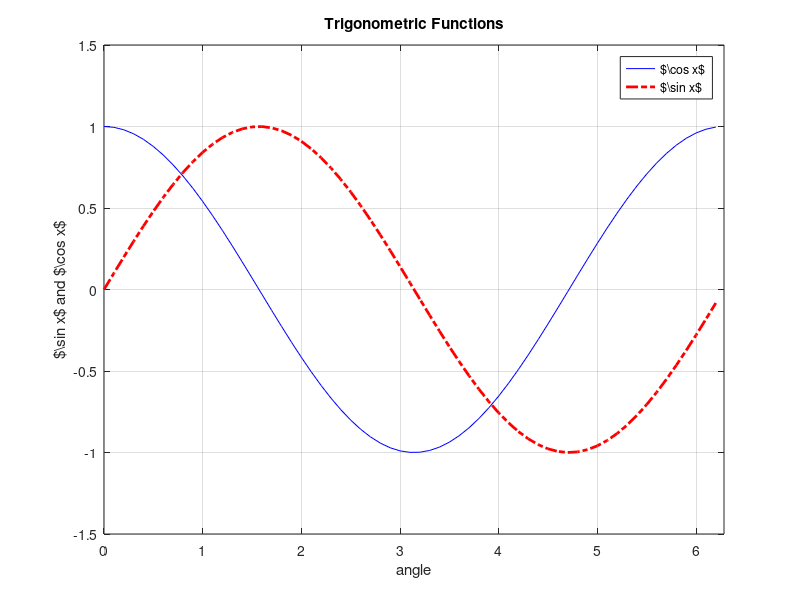

This chart was generated by the following MATLAB code: (Note: this script raises an error after producing the figure.)
x  = 0: .1 : 2*pi;
y1 = cos(x);
y2 = sin(x);
% Plot y1 vs. x (blue, solid) and y2 vs. x (red, dashed)
hfig = figure;
plot(x, y1, 'b', x, y2, 'r-.', 'LineWidth', 2)
% Turn on the grid
grid on
% Set the axis limits
axis([0 2*pi -1.5 1.5])
% Add title and axis labels
title('Trigonometric Functions')
xlabel('angle')
ylabel('$\sin x$ and $\cos x$')
legend('$\cos x$','$\sin x$')
% FigTools
hfig = pubfig(hfig);
expfig('exampleFigure','-tex',hfig);